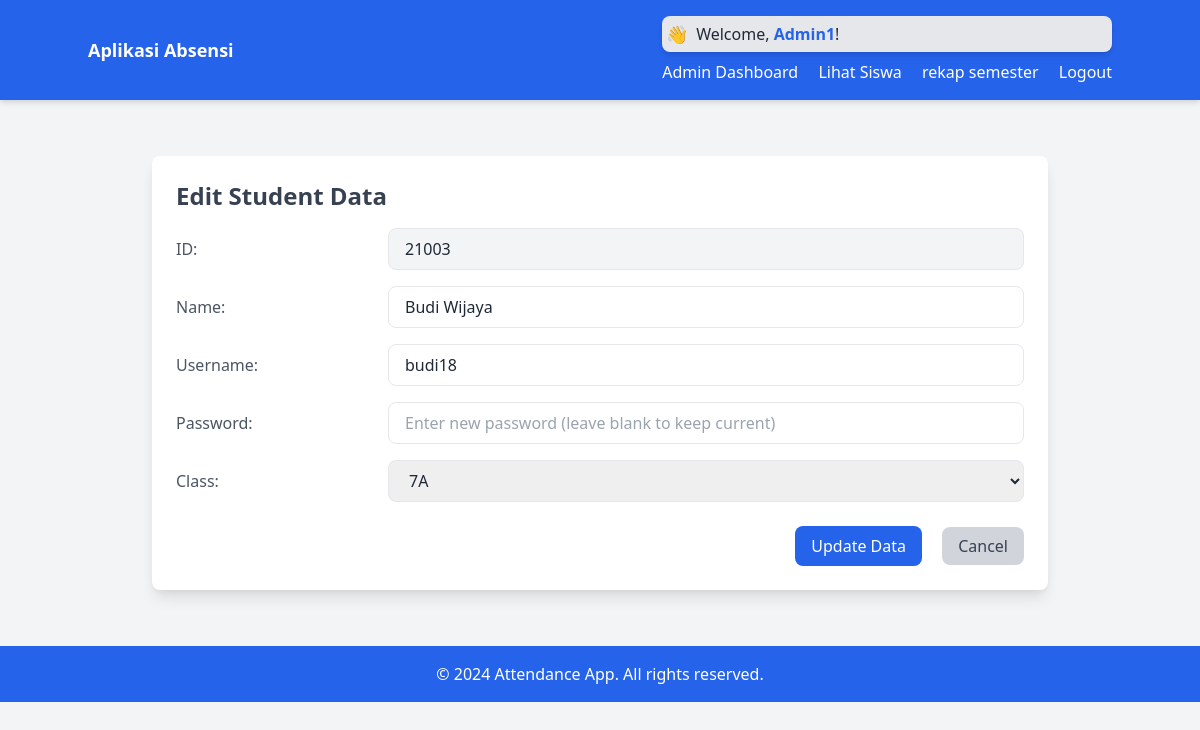
The app's page /admin/students/edit/21003 (signed in) with its own data.
### app.py (models this page shows, shortened)
class Admin(UserMixin, db.Model):
    id = db.Column(db.Integer, primary_key=True)
    username = db.Column(db.String(80), unique=True, nullable=False)
    password = db.Column(db.String(120), nullable=False)
    @property
    def is_admin(self):
        return True  # Admin adalah admin

class User(UserMixin, db.Model):
    id = db.Column(db.Integer, primary_key=True)
    nama = db.Column(db.String(100),nullable=False)
    username = db.Column(db.String(150), unique=True, nullable=False)
    password = db.Column(db.String(150), nullable=False)
    classes_id = db.Column(db.Integer, db.ForeignKey('classes.id'), nullable=False)
    classes = db.relationship('Classes', backref='user')

class Classes(db.Model):
    id = db.Column(db.Integer, primary_key=True)
    nama_kelas = db.Column(db.String(5), nullable=False)

### app.py (the view, shortened to what this page needs)
@app.route('/admin/students/edit/<int:id>', methods=['GET', 'POST'])
@login_required
@role_required('admin')
def admin_edit_student(id):
    student = User.query.get_or_404(id)
    classes = Classes.query.all()
    return render_template('admin_edit_student.html', student=student, classes=classes)

### app.py (called while the page is built)
@login_manager.user_loader
def load_user(user_id):
    user = User.query.get(int(user_id))
    if user:
        return user
    admin = Admin.query.get(int(user_id))
    if admin:
        return admin
    return None  # Jika tidak ada, kembalikan None

def role_required(role):
    def decorator(f):
        @wraps(f)
        def decorated_function(*args, **kwargs):
            if role == 'admin' and not current_user.is_admin:
                abort(403)  # Forbidden, jika bukan admin
            elif role == 'user' and current_user.is_admin:
                abort(403)  # Forbidden, jika admin mencoba akses user
            return f(*args, **kwargs)
        return decorated_function
    return decorator

### templates/admin_edit_student.html (shortened to what this page needs)
{% extends "base.html" %}
{% block content %}
<div class="max-w-4xl mx-auto mt-8 bg-white p-6 rounded-lg shadow-lg">
    <h2 class="text-2xl font-bold text-gray-700 mb-4">Edit Student Data</h2>
    <form action="{{ url_for('admin_edit_student', id=student.id) }}" method="post">
        <div class="mb-4 flex items-center">
            <label for="id" class="w-1/4 text-gray-600">ID:</label>
            <input
                type="text"
                id="id"
                value="{{ student.id }}"
                class="w-3/4 px-4 py-2 border rounded-lg bg-gray-100 cursor-not-allowed"
                readonly>
        </div>
        <div class="mb-4 flex items-center">
            <label for="nama" class="w-1/4 text-gray-600">Name:</label>
            <input
                type="text"
                id="nama"
                name="nama"
                value="{{ student.nama }}"
                class="w-3/4 px-4 py-2 border rounded-lg focus:ring-2 focus:ring-blue-500"
                required>
        </div>
        <div class="mb-4 flex items-center">
            <label for="username" class="w-1/4 text-gray-600">Username:</label>
            <input
                type="text"
                id="username"
                name="username"
                value="{{ student.username }}"
                class="w-3/4 px-4 py-2 border rounded-lg focus:ring-2 focus:ring-blue-500"
                required>
        </div>
        <div class="mb-4 flex items-center">
            <label for="password" class="w-1/4 text-gray-600">Password:</label>
            <input
                type="password"
                id="password"
                name="password"
                placeholder="Enter new password (leave blank to keep current)"
                class="w-3/4 px-4 py-2 border rounded-lg focus:ring-2 focus:ring-blue-500">
        </div>
        <div class="mb-4 flex items-center">
            <label for="classes_id" class="w-1/4 text-gray-600">Class:</label>
            <select
                id="classes_id"
                name="classes_id"
                class="w-3/4 px-4 py-2 border rounded-lg focus:ring-2 focus:ring-blue-500"
                required>
                {% for class_ in classes %}
                <option value="{{ class_.id }}" {% if class_.id == student.classes_id %}selected{% endif %}>
                    {{ class_.nama_kelas }}
                </option>
                {% endfor %}
            </select>
        </div>
        <div class="mt-6 text-right">
            <button
                type="submit"
                class="bg-blue-600 text-white py-2 px-4 rounded-lg hover:bg-blue-700 focus:ring-2 focus:ring-blue-500">
                Update Data
            </button>
            <a
                href="{{ url_for('admin_students') }}"
                class="ml-4 bg-gray-300 text-gray-700 py-2 px-4 rounded-lg hover:bg-gray-400">
                Cancel
            </a>
        </div>
    </form>
</div>
{% endblock %}

### templates/base.html (shortened to what this page needs)
<!DOCTYPE html>
<html lang="en">
<head>
    <link href="https://cdn.jsdelivr.net/npm/tailwindcss@2.2.19/dist/tailwind.min.css" rel="stylesheet">
</head>
<body class="bg-gray-100 text-gray-800">
    <nav class="bg-blue-600 p-4 shadow-md">
        <div class="container mx-auto flex justify-between items-center">
            <a href="#" class="text-white font-bold text-lg">Aplikasi Absensi</a>
            <div>
                {% if current_user.is_authenticated %}
                    <div class="bg-gray-200 p-1 rounded-lg flex items-center shadow-md mb-2">
                        <span class="text-blue-600 font-bold text-lg mr-2">👋</span>
                        <p class="text-gray-800 font-medium">Welcome, <span class="text-blue-600 font-semibold">{{ current_user.username }}</span>!</p>
                    </div>
                    {% if current_user.is_admin %}
                        <a href="{{ url_for('admin_dashboard') }}" class="text-white mr-4">Admin Dashboard</a>
                        <a href="{{ url_for('admin_students') }}" class="text-white mr-4">Lihat Siswa</a>
                        <a href="{{ url_for('semester_recap') }}" class="text-white mr-4">rekap semester</a>
                        {% else %}
                        <a href="{{ url_for('dashboard') }}" class="text-white mr-4">User Dashboard</a>
                        <a href="{{ url_for('history') }}" class="text-white mr-4">Riwayat</a>
                        <a href="{{ url_for('profile') }}" class="text-white mr-4">Profile</a>
                    {% endif %}
                    <a href="{{ url_for('logout') }}" class="text-white">Logout</a>
                {% else %}
                    <a href="{{ url_for('user_login') }}" class="text-white mr-4">Login as User</a>
                    <a href="{{ url_for('admin_login') }}" class="text-white mr-4">Login as Admin</a>
                {% endif %}
            </div>
        </div>
    </nav>
    <div class="container mx-auto p-6">
        {% block content %}{% endblock %}
    </div>
    <footer class="bg-blue-600 text-white text-center p-4 mt-8">
        <p>&copy; 2024 Attendance App. All rights reserved.</p>
    </footer>
</body>
</html>

### records on screen
Admin: username "Admin1"
User: id "21003", nama "Budi Wijaya", username "budi18", classes_id "7A"
